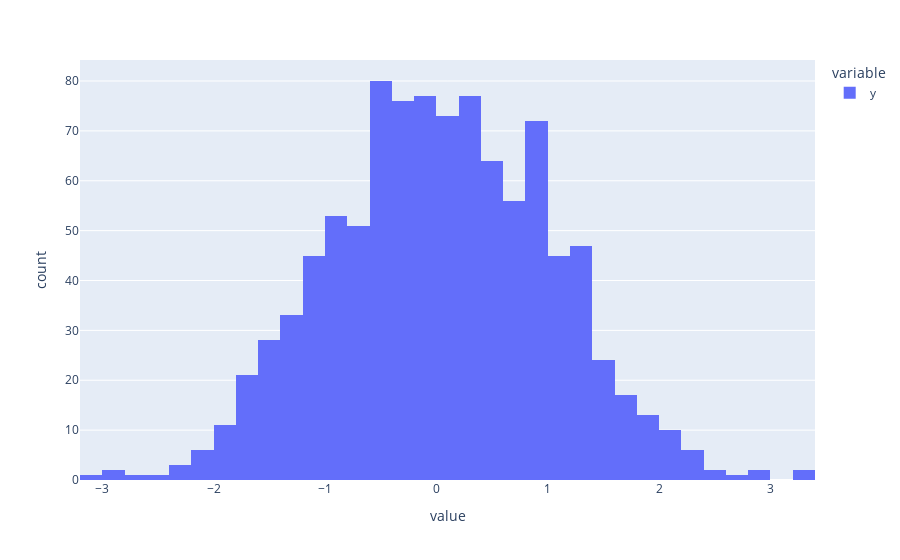

Notebook code cell kept with this figure:
### Markdown cell above
Plotly

### Code cell
px.histogram(df['y'])

### Figure 1 — Plotly figure (JSON) as saved in the notebook; plotly's stock layout.template omitted (floating-point values rounded to 4 significant figures; data arrays with more than 128 entries replaced by an {"elided": "..."} marker saying what was removed)
{"data": [{"alignmentgroup": "True", "bingroup": "x", "hovertemplate": "variable=y<br>value=%{x}<br>count=%{y}<extra></extra>", "legendgroup": "y", "marker": {"color": "#636efa", "pattern": {"shape": ""}}, "name": "y", "offsetgroup": "y", "orientation": "v", "showlegend": true, "type": "histogram", "x": {"elided": "1000 float values"}, "xaxis": "x", "yaxis": "y"}], "layout": {"barmode": "relative", "legend": {"title": {"text": "variable"}, "tracegroupgap": 0}, "margin": {"t": 60}, "xaxis": {"anchor": "y", "domain": [0, 1], "title": {"text": "value"}}, "yaxis": {"anchor": "x", "domain": [0, 1], "title": {"text": "count"}}}}
